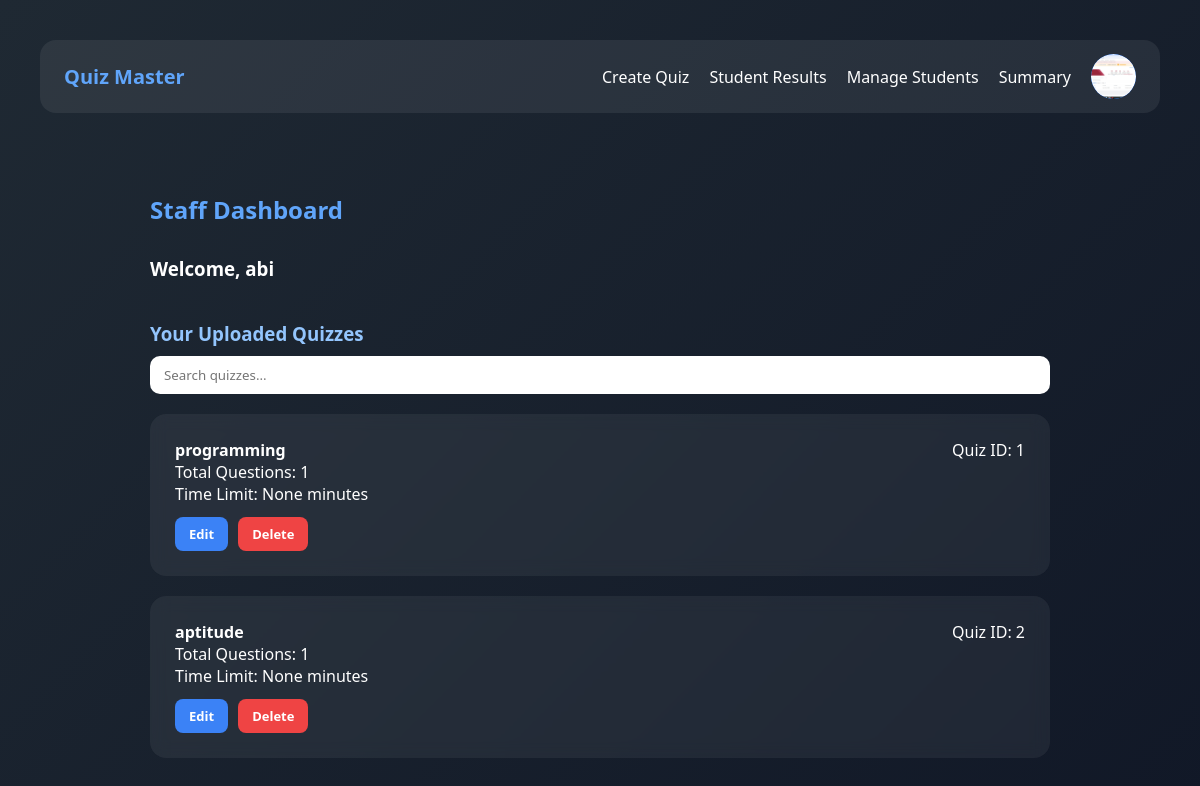
The page /staff-dashboard (signed in) on the database its author committed.
### controller/models.py (models this page shows)
class User(db.Model):
    __tablename__ = 'user'
    user_id = db.Column(db.Integer, primary_key=True, autoincrement=True)
    username = db.Column(db.String(80), unique=True, nullable=False)
    email = db.Column(db.String(120), unique=True, nullable=False)
    password_hash = db.Column(db.String(128), nullable=False)
    profile_pic = db.Column(db.String(255), default='default.png')   # ✅ ADD THIS
    roles = db.relationship('Role', secondary = 'user_role', backref = db.backref('users', lazy = True, uselist = False))
    student_details = db.relationship('Student', backref = 'user', lazy = True, uselist = False)
    staff_details = db.relationship('Staff', backref = 'user', lazy = True, uselist = False)

class Quizzes(db.Model):
    __tablename__ = 'quizzes'
    quiz_id = db.Column(db.Integer, primary_key=True, autoincrement=True)
    category_id = db.Column(db.Integer, db.ForeignKey('category.category_id'), nullable=False)
    total_questions = db.Column(db.Integer)
    time_limit = db.Column(db.Integer)
    staff_id = db.Column(db.Integer, db.ForeignKey('staff.staff_id'), nullable=False)
    staff = db.relationship('Staff', backref='quizzes')

class Categories(db.Model):
    __tablename__ = 'category'
    category_id = db.Column(db.Integer, primary_key=True, autoincrement=True)
    category_name = db.Column(db.String(50), nullable=False, unique=True)

### main.py (the view)
@app.route('/staff-dashboard')
def staff_dashboard():
    if 'user_id' not in session or session.get('role') != 'staff':
        return redirect(url_for('login'))
    user_id = session['user_id']
    user = User.query.get(user_id)
    staff = Staff.query.filter_by(user_id=user_id).first()
    quizzes = db.session.query(Quizzes, Categories).join(
        Categories, Quizzes.category_id == Categories.category_id
    ).filter(
        Quizzes.staff_id == staff.staff_id
    ).all()
    return render_template('staff_dashboard.html', user=user, quizzes=quizzes)

### templates/staff_dashboard.html (shortened to what this page needs)
<!DOCTYPE html>
<html lang="en">
<head>
</head>
<body>
<nav class="navbar">
    <div class="logo">Quiz Master</div>
    <div class="nav-right">
        <ul class="nav-links">
            <li><a href="/create-quiz">Create Quiz</a></li>
            <li><a href="/student-results">Student Results</a></li>
            <li><a href="/manage-students">Manage Students</a></li>
            <li><a href="/staff-summary">Summary</a></li>
        </ul>
        <div class="profile-container">
            <div class="profile-circle" onclick="toggleProfileMenu()">
                {% if user.profile_pic %}
                    <img src="/static/profile/{{ user.profile_pic }}">
                {% else %}
                    {{ session['username'][0] | upper }}
                {% endif %}
            </div>
        </div>
    </div>
</nav>
<div class="container">
    <h2>Staff Dashboard</h2>
    <h3 class="welcome-text">Welcome, {{ session['username'] }}</h3>
    <h3 class="section-title">Your Uploaded Quizzes</h3>
    <input type="text" id="search" class="search-box" placeholder="Search quizzes...">
    {% if quizzes and quizzes|length > 0 %}
        {% for quiz, category in quizzes %}
            <div class="card quiz-card" data-name="{{ category.category_name|lower }}">
                <div class="quiz-header">
                    <strong>{{ category.category_name }}</strong>
                    <span>Quiz ID: {{ quiz.quiz_id }}</span>
                </div>
                <div>
                    Total Questions: {{ quiz.total_questions if quiz.total_questions else 0 }}<br>
                    Time Limit: {{ quiz.time_limit }} minutes
                </div>
                <div class="quiz-actions">
                    <button class="btn edit-btn" onclick="location.href='/edit-quiz/{{ quiz.quiz_id }}'">
                        Edit
                    </button>
                    <button class="btn delete-btn" onclick="location.href='/delete-quiz/{{ quiz.quiz_id }}'">
                        Delete
                    </button>
                </div>
            </div>
        {% endfor %}
    {% else %}
        <p>No quizzes uploaded yet.</p>
    {% endif %}
</div>
</body>
</html>

### templates/staff_dashboard.html (style rules this page uses)
* { margin:0; padding:0; box-sizing:border-box; font-family:'Segoe UI',Tahoma,Verdana,sans-serif; }
body { min-height:100vh; background:linear-gradient(135deg,#1f2933,#111827); color:#fff; padding:40px; }
.navbar { width:100%; background:rgba(255,255,255,0.07); padding:14px 24px; border-radius:16px; display:flex; align-items:center; justify-content:space-between; margin-bottom:80px; gap:16px; }
.logo { font-size:20px; font-weight:700; color:#60a5fa; }
.nav-right { display:flex; align-items:center; gap:20px; }
.nav-links { list-style:none; display:flex; gap:20px; }
.nav-links li a { color:#fff; text-decoration:none; font-weight:500; }
.profile-container { position:relative; }
.profile-circle { width:45px; height:45px; border-radius:50%; background:#3b82f6; color:#fff; font-size:18px; font-weight:700; display:flex; align-items:center; justify-content:center; cursor:pointer; overflow:hidden; }
.profile-circle img { width:100%; height:100%; border-radius:50%; object-fit:cover; }
.container { max-width:900px; margin:auto; }
h2 { margin-bottom:30px; color:#60a5fa; }
.section-title { margin-top:40px; margin-bottom:10px; color:#93c5fd; }
.search-box { width:100%; padding:10px 14px; border-radius:10px; border:none; outline:none; margin-bottom:20px; }
.card { background:rgba(255,255,255,0.06); backdrop-filter:blur(8px); padding:25px; border-radius:16px; margin-bottom:20px; }
.quiz-header { display:flex; justify-content:space-between; align-items:center; }
.quiz-actions { display:flex; gap:10px; margin-top:12px; }
.btn { padding:8px 14px; border-radius:8px; border:none; cursor:pointer; font-size:13px; font-weight:600; }
.edit-btn { background:#3b82f6; color:#fff; }
.delete-btn { background:#ef4444; color:#fff; }

### rows shown on the page
User: profile_pic (picture), username "abi"
Quizzes: category_name "programming", quiz_id "1", total_questions "1", time_limit "None"
Quizzes: category_name "aptitude", quiz_id "2", total_questions "1", time_limit "None"
